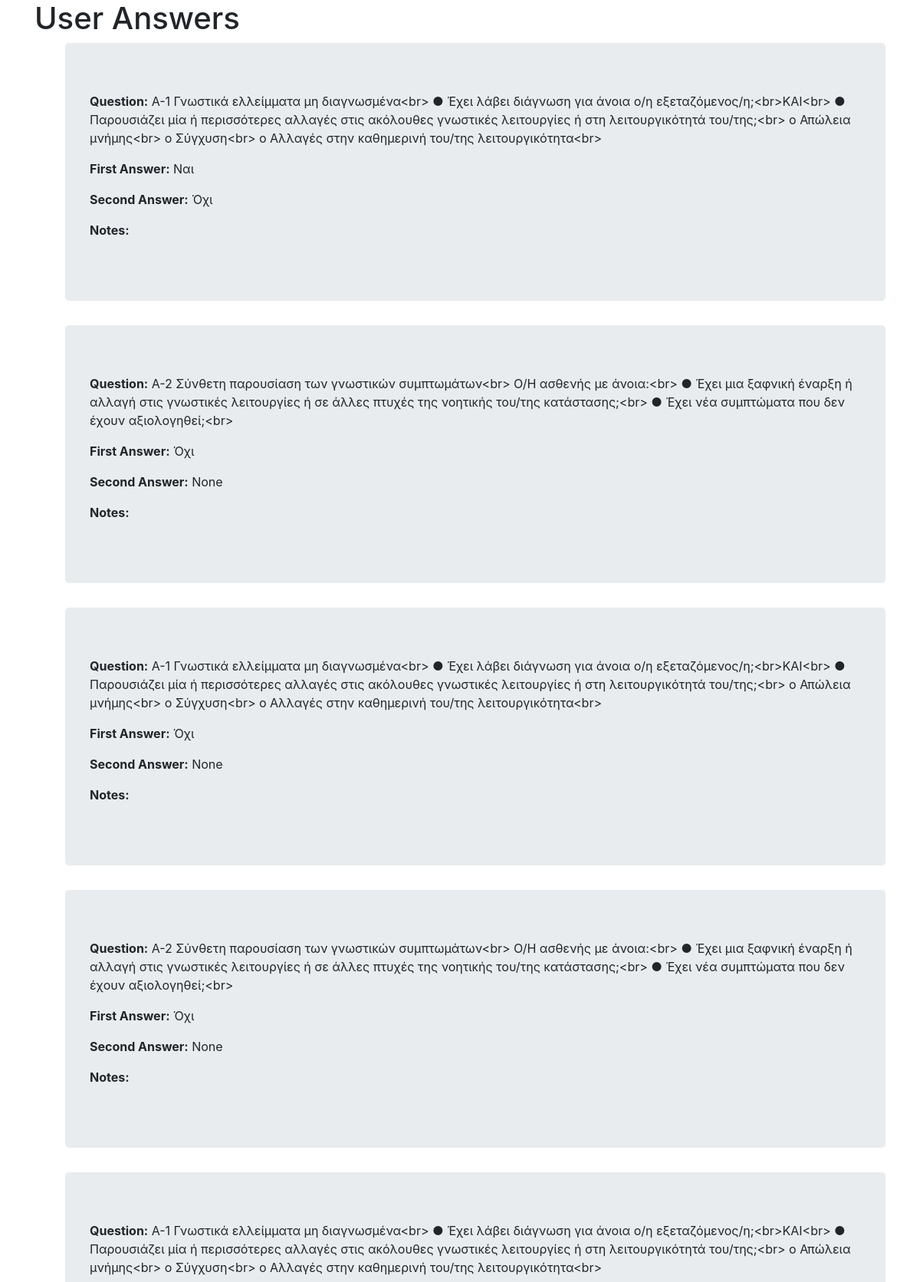
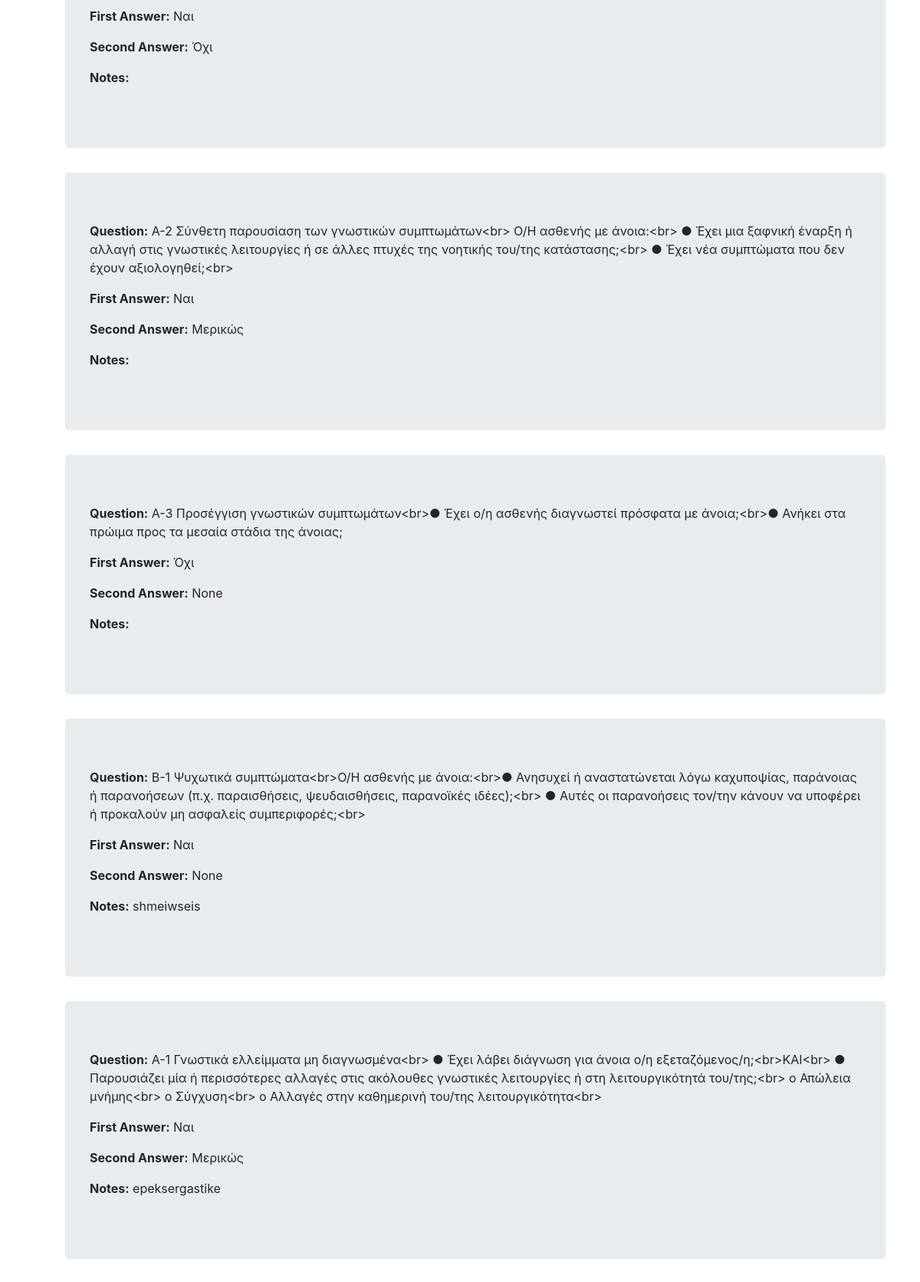
Page /poll/user_answers/ (signed in, upper part) on the committed database (2 pictures, top to bottom).
### poll/models.py (models this page shows, shortened)
class Choice(models.Model):
    question = models.ForeignKey(Question, on_delete=models.CASCADE)
    user = models.ForeignKey(User, on_delete=models.CASCADE)
    patient = models.ForeignKey(Patient, on_delete=models.CASCADE,null=True)
    notes = models.CharField(max_length=200,null=True)
    first_answer = models.CharField(max_length=10)
    second_answer = models.CharField(max_length=10,null=True)

class Question(models.Model):
    question_text = models.CharField(max_length=750)

### poll/views.py (the view)
# urls.py: path('user_answers/', views.user_answers, name='user_answers'),
@login_required
def user_answers(request):
    user_choices = Choice.objects.filter(user=request.user)
    context = {
        'user_choices': user_choices
    }
    return render(request, 'poll/user_answers.html', context)

### templates/poll/user_answers.html (shortened to what this page needs)
<!DOCTYPE html>
<html>
<head>
    <link rel="stylesheet" href="https://cdn.jsdelivr.net/npm/bootstrap@4.6.2/dist/css/bootstrap.min.css">
</head>
<body class="container">
    <h1>User Answers</h1>
    <ul>
      <form method="post">
        {% for choice in user_choices %}
            <div class="jumbotron">
                <p><strong>Question:</strong> {{ choice.question.question_text }}</p>
                <p><strong>First Answer:</strong> {{ choice.first_answer }}</p>
                <p><strong>Second Answer:</strong> {{ choice.second_answer }}</p>
                <p><strong>Notes:</strong> {{ choice.notes }}</p>
            </div>
        {% endfor %}
      </form>
    </ul>
</body>
</html>

### rows in the picture
Choice: question.question_text "A-1 Γνωστικά ελλείμματα μη διαγνωσμένα<br> ● Έχει λάβει διάγνωση για άνοια ο/η εξεταζόμενος/η;<br>ΚΑΙ<br> ● Παρουσιάζει μία ή περισσότερες αλλαγές στις ακόλουθες γνωστικές λειτουργίες ή στη λειτουργικότητά του/της;<br> o Απώλεια μνήμης<br> o Σύγχυση<br> o Αλλαγές στην καθημερινή του/της λειτουργικότητα<br>", first_answer "Ναι", second_answer "Όχι"
Choice: question.question_text "A-2 Σύνθετη παρουσίαση των γνωστικών συμπτωμάτων<br> Ο/Η ασθενής με άνοια:<br> ● Έχει μια ξαφνική έναρξη ή αλλαγή στις γνωστικές λειτουργίες ή σε άλλες πτυχές της νοητικής του/της κατάστασης;<br> ● Έχει νέα συμπτώματα που δεν έχουν αξιολογηθεί;<br>", first_answer "Όχι", second_answer "None"
Choice: question.question_text "A-1 Γνωστικά ελλείμματα μη διαγνωσμένα<br> ● Έχει λάβει διάγνωση για άνοια ο/η εξεταζόμενος/η;<br>ΚΑΙ<br> ● Παρουσιάζει μία ή περισσότερες αλλαγές στις ακόλουθες γνωστικές λειτουργίες ή στη λειτουργικότητά του/της;<br> o Απώλεια μνήμης<br> o Σύγχυση<br> o Αλλαγές στην καθημερινή του/της λειτουργικότητα<br>", first_answer "Όχι", second_answer "None"
Choice: question.question_text "A-2 Σύνθετη παρουσίαση των γνωστικών συμπτωμάτων<br> Ο/Η ασθενής με άνοια:<br> ● Έχει μια ξαφνική έναρξη ή αλλαγή στις γνωστικές λειτουργίες ή σε άλλες πτυχές της νοητικής του/της κατάστασης;<br> ● Έχει νέα συμπτώματα που δεν έχουν αξιολογηθεί;<br>", first_answer "Όχι", second_answer "None"
Choice: question.question_text "A-1 Γνωστικά ελλείμματα μη διαγνωσμένα<br> ● Έχει λάβει διάγνωση για άνοια ο/η εξεταζόμενος/η;<br>ΚΑΙ<br> ● Παρουσιάζει μία ή περισσότερες αλλαγές στις ακόλουθες γνωστικές λειτουργίες ή στη λειτουργικότητά του/της;<br> o Απώλεια μνήμης<br> o Σύγχυση<br> o Αλλαγές στην καθημερινή του/της λειτουργικότητα<br>", first_answer "Ναι", second_answer "Όχι"
Choice: question.question_text "A-2 Σύνθετη παρουσίαση των γνωστικών συμπτωμάτων<br> Ο/Η ασθενής με άνοια:<br> ● Έχει μια ξαφνική έναρξη ή αλλαγή στις γνωστικές λειτουργίες ή σε άλλες πτυχές της νοητικής του/της κατάστασης;<br> ● Έχει νέα συμπτώματα που δεν έχουν αξιολογηθεί;<br>", first_answer "Ναι", second_answer "Μερικώς"
Choice: question.question_text "A-3 Προσέγγιση γνωστικών συμπτωμάτων<br>● Έχει ο/η ασθενής διαγνωστεί πρόσφατα με άνοια;<br>● Ανήκει στα πρώιμα προς τα μεσαία στάδια της άνοιας;", first_answer "Όχι", second_answer "None"
Choice: question.question_text "B-1 Ψυχωτικά συμπτώματα<br>Ο/Η ασθενής με άνοια:<br>● Ανησυχεί ή αναστατώνεται λόγω καχυποψίας, παράνοιας ή παρανοήσεων (π.χ. παραισθήσεις, ψευδαισθήσεις, παρανοϊκές ιδέες);<br> ● Αυτές οι παρανοήσεις τον/την κάνουν να υποφέρει ή προκαλούν μη ασφαλείς συμπεριφορές;<br>", first_answer "Ναι", second_answer "None", notes "shmeiwseis"
Choice: question.question_text "A-1 Γνωστικά ελλείμματα μη διαγνωσμένα<br> ● Έχει λάβει διάγνωση για άνοια ο/η εξεταζόμενος/η;<br>ΚΑΙ<br> ● Παρουσιάζει μία ή περισσότερες αλλαγές στις ακόλουθες γνωστικές λειτουργίες ή στη λειτουργικότητά του/της;<br> o Απώλεια μνήμης<br> o Σύγχυση<br> o Αλλαγές στην καθημερινή του/της λειτουργικότητα<br>", first_answer "Ναι", second_answer "Μερικώς", notes "epeksergastike"
